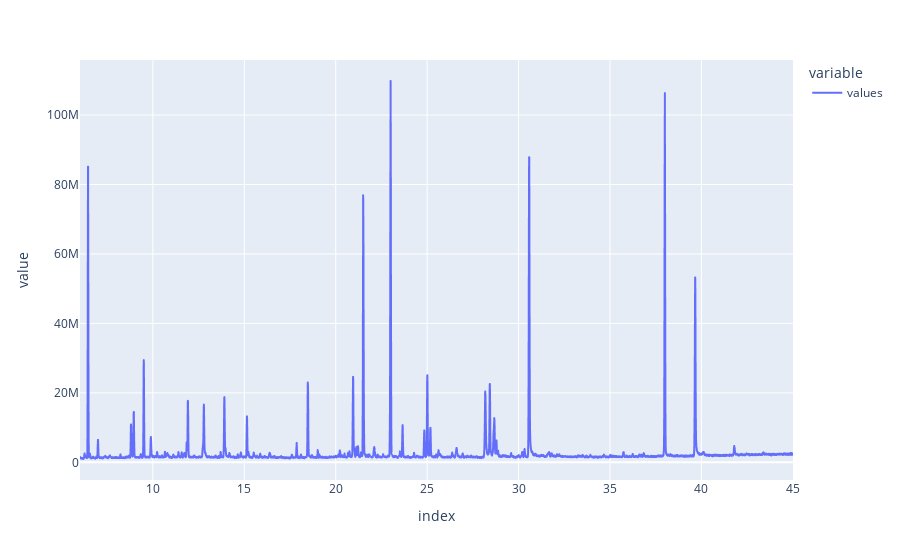

Here is the notebook cell this chart was saved with:
### Markdown cell above
On ne garde que les valeurs comprises dans l'intervalle qui nous interesse, cela supprime aussi les cases éventuellement vide du csv (temps de 0 à la lecture)<br>
Voici un affichage des données sur l'intervalle voulu :

### Code cell
temp = temp.drop(temp[temp.index >= tools.INTERVAL[1]].index)
temp = temp.drop(temp[temp.index <= tools.INTERVAL[0]].index)
print(len(temp))
temp.plot()

### Figure 1 — Plotly figure (JSON) as saved in the notebook; plotly's stock layout.template omitted (floating-point values rounded to 4 significant figures; data arrays with more than 128 entries replaced by an {"elided": "..."} marker saying what was removed)
{"data": [{"hovertemplate": "variable=values<br>index=%{x}<br>value=%{y}<extra></extra>", "legendgroup": "values", "line": {"color": "#636efa", "dash": "solid"}, "mode": "lines", "name": "values", "showlegend": true, "type": "scattergl", "x": {"elided": "6609 float values"}, "xaxis": "x", "y": {"elided": "6609 float values"}, "yaxis": "y"}], "layout": {"legend": {"title": {"text": "variable"}, "tracegroupgap": 0}, "margin": {"t": 60}, "xaxis": {"anchor": "y", "domain": [0, 1], "title": {"text": "index"}}, "yaxis": {"anchor": "x", "domain": [0, 1], "title": {"text": "value"}}}}
